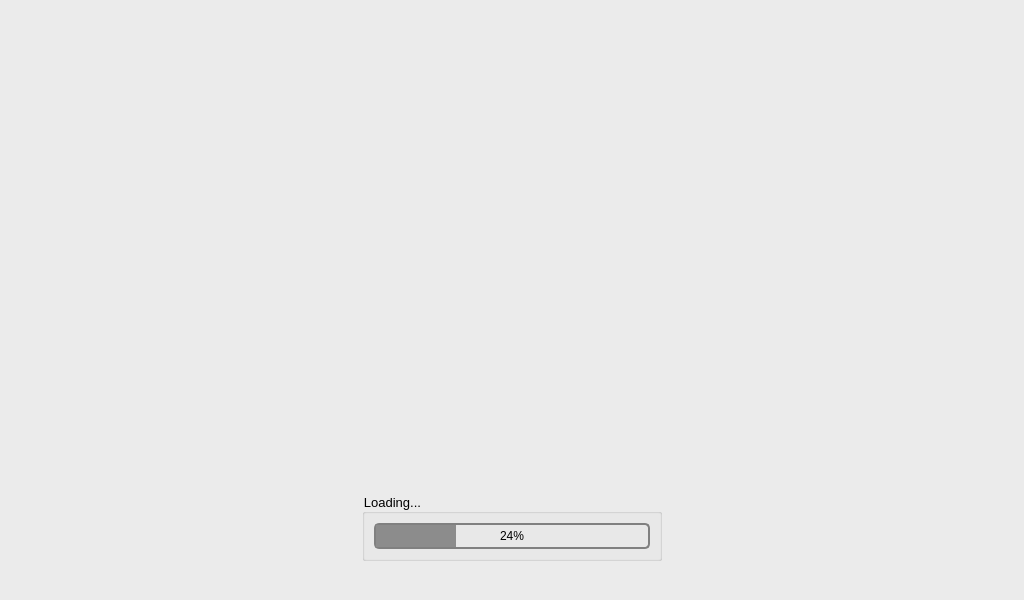
<?xml version="1.0" encoding="UTF-8"?>
<ui version="4.0">
 <class>SplashScreen</class>
 <widget class="QWidget" name="SplashScreen">
  <property name="geometry">
   <rect>
    <x>0</x>
    <y>0</y>
    <width>1024</width>
    <height>600</height>
   </rect>
  </property>
  <property name="sizePolicy">
   <sizepolicy hsizetype="Fixed" vsizetype="Fixed">
    <horstretch>0</horstretch>
    <verstretch>0</verstretch>
   </sizepolicy>
  </property>
  <property name="minimumSize">
   <size>
    <width>1024</width>
    <height>600</height>
   </size>
  </property>
  <property name="maximumSize">
   <size>
    <width>1024</width>
    <height>600</height>
   </size>
  </property>
  <property name="windowTitle">
   <string>SplashScreen</string>
  </property>
  <property name="autoFillBackground">
   <bool>false</bool>
  </property>
  <property name="styleSheet">
   <string notr="true">background-color: rgb(235, 235, 235);</string>
  </property>
  <layout class="QVBoxLayout" name="verticalLayout_2">
   <item>
    <layout class="QVBoxLayout" name="verticalLayout" stretch="0,2,1,1">
     <property name="bottomMargin">
      <number>0</number>
     </property>
     <item>
      <widget class="QWidget" name="widget" native="true">
       <property name="minimumSize">
        <size>
         <width>290</width>
         <height>420</height>
        </size>
       </property>
       <property name="styleSheet">
        <string notr="true">image: url(:/images/resources/images/radioav2.png);</string>
       </property>
      </widget>
     </item>
     <item>
      <spacer name="verticalSpacer">
       <property name="orientation">
        <enum>Qt::Vertical</enum>
       </property>
       <property name="sizeHint" stdset="0">
        <size>
         <width>20</width>
         <height>30</height>
        </size>
       </property>
      </spacer>
     </item>
     <item>
      <layout class="QHBoxLayout" name="horizontalLayout_2">
       <property name="bottomMargin">
        <number>0</number>
       </property>
       <item>
        <widget class="QGroupBox" name="groupBox">
         <property name="sizePolicy">
          <sizepolicy hsizetype="Fixed" vsizetype="Preferred">
           <horstretch>0</horstretch>
           <verstretch>0</verstretch>
          </sizepolicy>
         </property>
         <property name="maximumSize">
          <size>
           <width>300</width>
           <height>16777215</height>
          </size>
         </property>
         <property name="font">
          <font>
           <pointsize>10</pointsize>
          </font>
         </property>
         <property name="styleSheet">
          <string notr="true">background-color: rgba(255, 255, 255, 0);</string>
         </property>
         <property name="title">
          <string>Loading...</string>
         </property>
         <layout class="QHBoxLayout" name="horizontalLayout">
          <item>
           <widget class="QProgressBar" name="progressBar">
            <property name="autoFillBackground">
             <bool>false</bool>
            </property>
            <property name="styleSheet">
             <string notr="true">QProgressBar {
    border: 2px solid grey;
    border-radius: 5px;
}

QProgressBar::chunk {
    background-color: rgb(140, 140, 140);
    width: 20px;
}</string>
            </property>
            <property name="value">
             <number>24</number>
            </property>
            <property name="alignment">
             <set>Qt::AlignCenter</set>
            </property>
           </widget>
          </item>
         </layout>
        </widget>
       </item>
      </layout>
     </item>
     <item>
      <spacer name="verticalSpacer_3">
       <property name="orientation">
        <enum>Qt::Vertical</enum>
       </property>
       <property name="sizeHint" stdset="0">
        <size>
         <width>20</width>
         <height>40</height>
        </size>
       </property>
      </spacer>
     </item>
    </layout>
   </item>
  </layout>
 </widget>
 <resources/>
 <connections/>
</ui>
